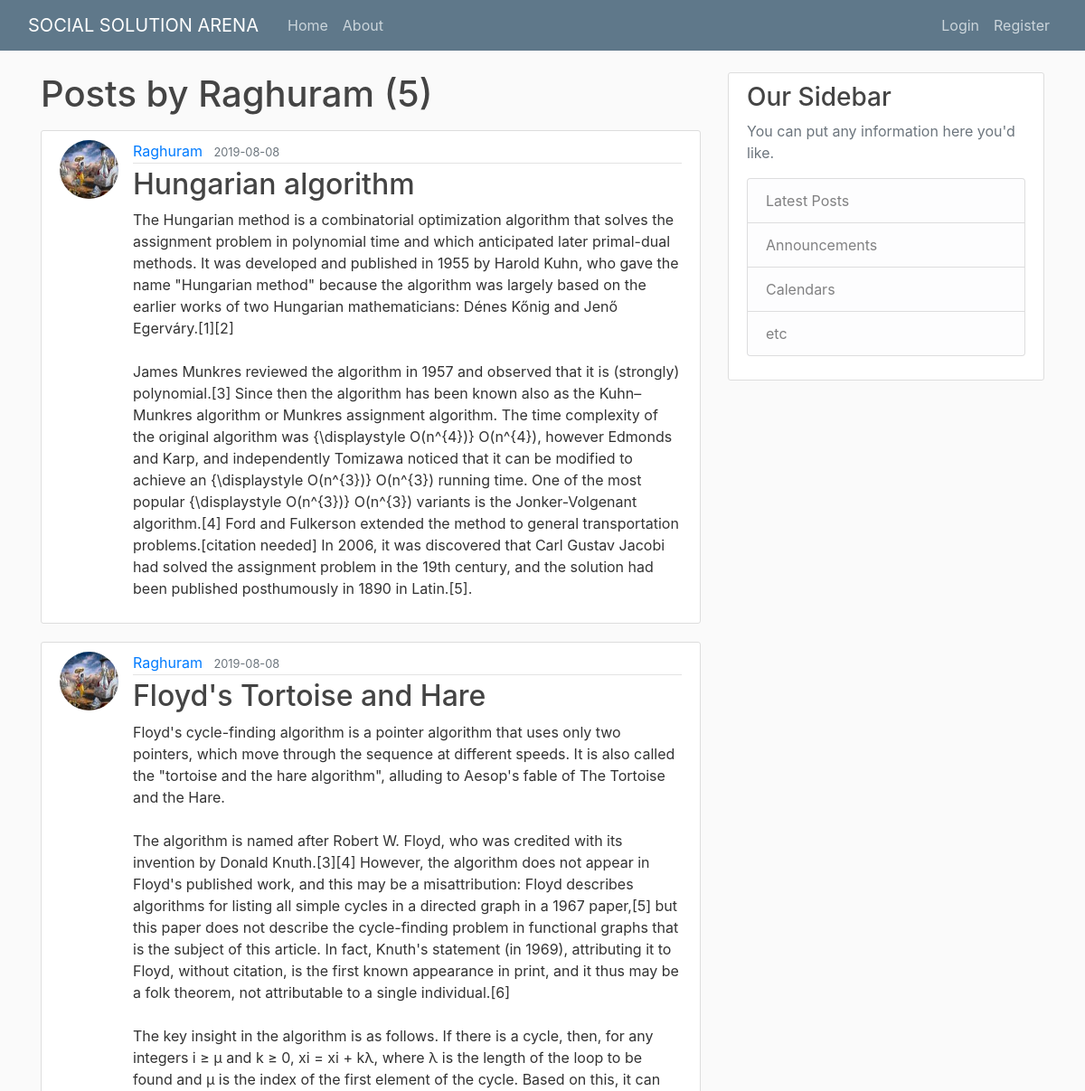
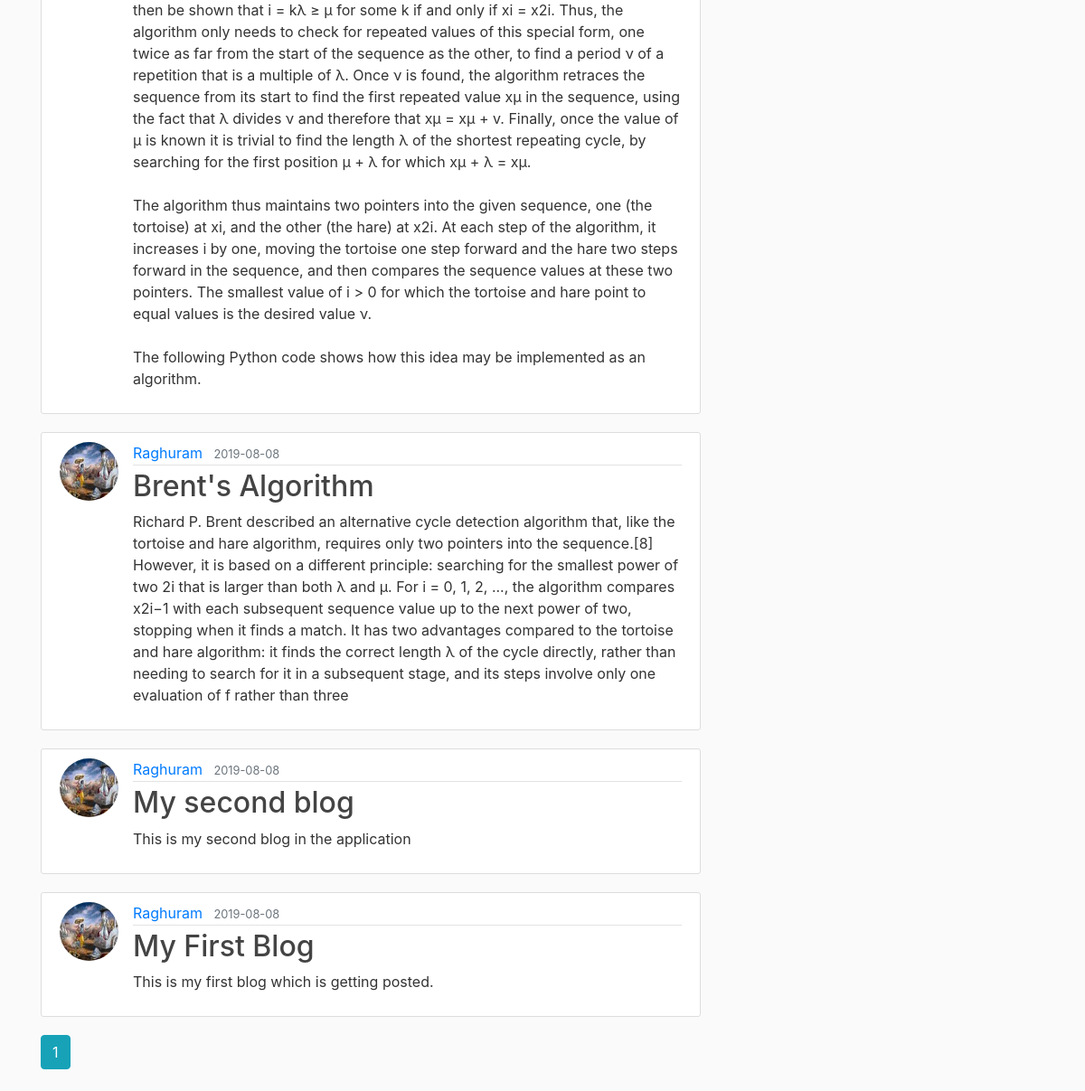
Screenshot of /user/Raghuram with the database file from the repository (2 pictures, top to bottom).
### flaskblog/Models.py (models this page shows, shortened)
class User(db.Model, UserMixin):
    id = db.Column(db.Integer, primary_key=True)
    username = db.Column(db.String(20), unique=True, nullable=False)
    email = db.Column(db.String(120), unique=True, nullable=False)
    image_file = db.Column(db.String(20), nullable=False, default='default.jpg')
    password = db.Column(db.String(60), nullable=False)
    posts = db.relationship('Post', backref='author', lazy=True)

class Post(db.Model):
    id = db.Column(db.Integer, primary_key=True)
    title = db.Column(db.String(100), nullable=False)
    date_posted = db.Column(db.DateTime, nullable=False, default=datetime.utcnow)
    content = db.Column(db.Text, nullable=False)
    user_id = db.Column(db.Integer, db.ForeignKey('user.id'), nullable=False)

### flaskblog/Users/routes.py (the view)
@Users.route("/user/<string:username>")
def user_posts(username):
    page = request.args.get('page', 1, type=int)
    user = User.query.filter_by(username=username).first_or_404()
    posts = Post.query.filter_by(author=user)\
        .order_by(Post.date_posted.desc())\
        .paginate(page=page, per_page=5)
    return render_template('user_posts.html', posts=posts, user=user)

### flaskblog/templates/user_posts.html
{% extends "layout.html" %}
{% block content %}
    <h1 class="mb-3">Posts by {{ user.username }} ({{ posts.total }})</h1>
    {% for post in posts.items %}
        <article class="media content-section">
          <img class="rounded-circle article-img" src="{{ url_for('static', filename='profile_pics/' + post.author.image_file) }}">
          <div class="media-body">
            <div class="article-metadata">
              <a class="mr-2" href="{{ url_for('Users.user_posts', username=post.author.username) }}">{{ post.author.username }}</a>
              <small class="text-muted">{{ post.date_posted.strftime('%Y-%m-%d') }}</small>
            </div>
            <h2><a class="article-title" href="{{ url_for('posts.post', post_id=post.id) }}">{{ post.title }}</a></h2>
            <p class="article-content">{{ post.content }}</p>
          </div>
        </article>
    {% endfor %}
    {% for page_num in posts.iter_pages(left_edge=1, right_edge=1, left_current=1, right_current=2) %}
      {% if page_num %}
        {% if posts.page == page_num %}
          <a class="btn btn-info mb-4" href="{{ url_for('Users.user_posts', username=user.username, page=page_num) }}">{{ page_num }}</a>
        {% else %}
          <a class="btn btn-outline-info mb-4" href="{{ url_for('Users.user_posts', username=user.username, page=page_num) }}">{{ page_num }}</a>
        {% endif %}
      {% else %}
        ...
      {% endif %}
    {% endfor %}
{% endblock content %}

### flaskblog/static/main.css (style rules this page uses)
body { background: #fafafa; color: #333333; margin-top: 5rem; }
h1, h2, h3, h4, h5, h6 { color: #444444; }
.content-section { background: #ffffff; padding: 10px 20px; border: 1px solid #dddddd; border-radius: 3px; margin-bottom: 20px; }
.article-title { color: #444444; }
.article-content { white-space: pre-line; }
.article-img { height: 65px; width: 65px; margin-right: 16px; }
.article-metadata { padding-bottom: 1px; margin-bottom: 4px; border-bottom: 1px solid #e3e3e3 }

### rows the page displays
User: username "Raghuram"
Post: image_file (picture), author.username "Raghuram", date_posted "2019-08-08", title "Hungarian algorithm", content "The Hungarian method is a combinatorial optimization algorithm that solves the assignment problem in polynomial time and which anticipated later primal-dual methods. It was developed and published in 1955 by Harold Kuhn, who gave the name \"Hungarian method\" because the algorithm was largely based on the earlier works of two Hungarian mathematicians: Dénes Kőnig and Jenő Egerváry.[1][2] James Munkres reviewed the algorithm in 1957 and observed that it is (strongly) polynomial.[3] Since then the algorithm has been known also as the Kuhn–Munkres algorithm or Munkres assignment algorithm. The time complexity of the original algorithm was {\\displaystyle O(n^{4})} O(n^{4}), however Edmonds and…"
Post: image_file (picture), author.username "Raghuram", date_posted "2019-08-08", title "Floyd's Tortoise and Hare", content "Floyd's cycle-finding algorithm is a pointer algorithm that uses only two pointers, which move through the sequence at different speeds. It is also called the \"tortoise and the hare algorithm\", alluding to Aesop's fable of The Tortoise and the Hare. The algorithm is named after Robert W. Floyd, who was credited with its invention by Donald Knuth.[3][4] However, the algorithm does not appear in Floyd's published work, and this may be a misattribution: Floyd describes algorithms for listing all simple cycles in a directed graph in a 1967 paper,[5] but this paper does not describe the cycle-finding problem in functional graphs that is the subject of this article. In fact, Knuth's statement (in…"
Post: image_file (picture), author.username "Raghuram", date_posted "2019-08-08", title "Brent's Algorithm", content "Richard P. Brent described an alternative cycle detection algorithm that, like the tortoise and hare algorithm, requires only two pointers into the sequence.[8] However, it is based on a different principle: searching for the smallest power of two 2i that is larger than both λ and μ. For i = 0, 1, 2, ..., the algorithm compares x2i−1 with each subsequent sequence value up to the next power of two, stopping when it finds a match. It has two advantages compared to the tortoise and hare algorithm: it finds the correct length λ of the cycle directly, rather than needing to search for it in a subsequent stage, and its steps involve only one evaluation of f rather than three"
Post: image_file (picture), author.username "Raghuram", date_posted "2019-08-08", title "My second blog", content "This is my second blog in the application"
Post: image_file (picture), author.username "Raghuram", date_posted "2019-08-08", title "My First Blog", content "This is my first blog which is getting posted."

### other values shown
{{ posts.total }} "5"
{{ page_num }} "1"
